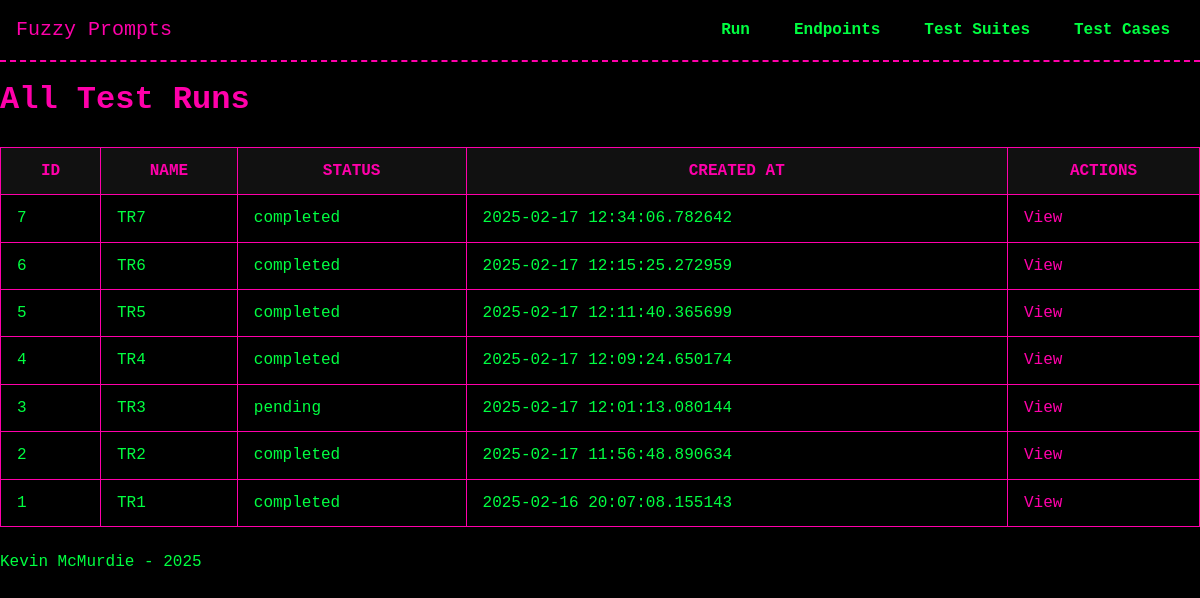
Before: /test_runs/ with the older database file.
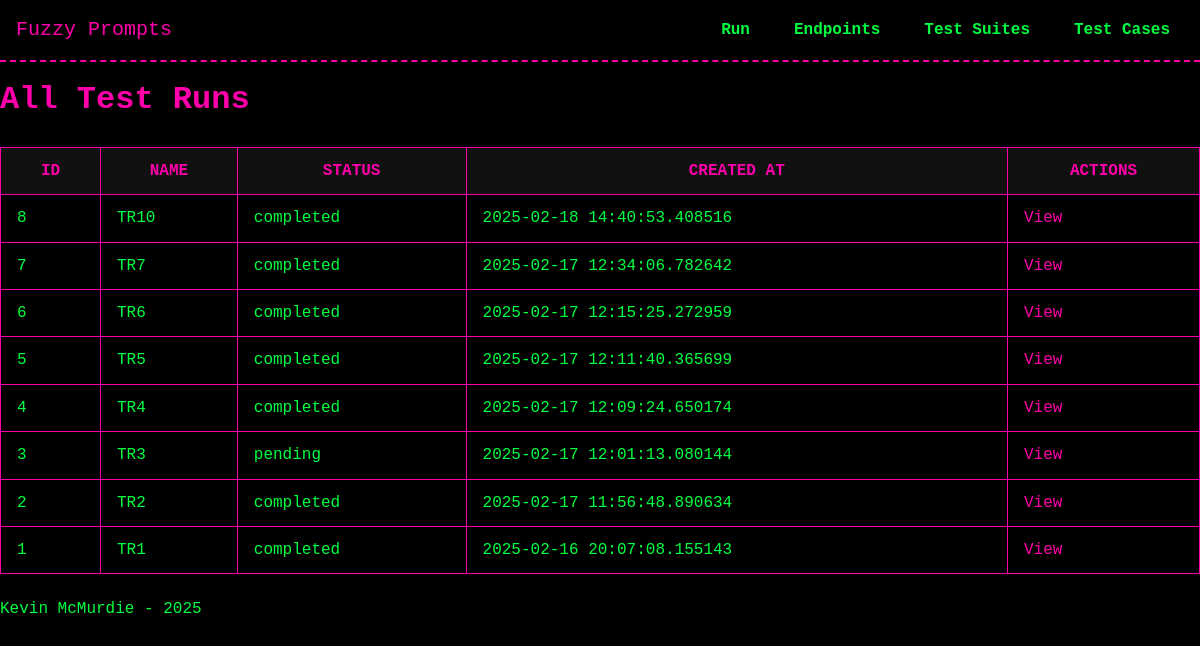
After: the same page with the newer database file.
### models/model_TestRun.py (models this page shows, shortened)
class TestRun(db.Model):
    __tablename__ = 'test_runs'
    id = db.Column(db.Integer, primary_key=True)
    name = db.Column(db.String(255), nullable=False)
    created_at = db.Column(db.DateTime, default=datetime.now)
    finished_at = db.Column(db.DateTime, nullable=True)
    status = db.Column(db.String(50), default="pending")
    transformations = db.Column(db.JSON, nullable=True)
    current_sequence = db.Column(db.Integer, default=0)
    endpoint_id = db.Column(
        db.Integer,
        db.ForeignKey("endpoints.id", ondelete="SET NULL"),
        nullable=True
    )
    endpoint = db.relationship("Endpoint", back_populates="test_runs", passive_deletes=True)
    test_suites = db.relationship('TestSuite', secondary=test_run_suites, back_populates='test_runs')
    executions = db.relationship('TestExecution', back_populates='test_run',
                               order_by='TestExecution.sequence',
                               cascade='all, delete-orphan')

### routes/test_runs.py (the view)
@test_runs_bp.route('/', methods=['GET'])
def list_test_runs():
    page = request.args.get('page', 1, type=int)
    pagination = TestRun.query.order_by(TestRun.id.desc()).paginate(page=page, per_page=10, error_out=False)
    runs = pagination.items
    return render_template('test_runs/list_test_runs.html', test_runs=runs, pagination=pagination)

### templates/test_runs/list_test_runs.html (shortened to what this page needs)
{% extends "base.html" %}
{% block head %}
  <link rel="stylesheet" href="{{ url_for('static', filename='css/tables.css') }}">
{% endblock %}
{% block content %}
<h1>All Test Runs</h1>
{% if test_runs %}
  <table>
    <thead>
      <tr>
        <th>ID</th>
        <th>Name</th>
        <th>Status</th>
        <th>Created At</th>
        <th>Actions</th>
      </tr>
    </thead>
    <tbody>
      {% for run in test_runs %}
        <tr>
          <td>{{ run.id }}</td>
          <td>{{ run.name or 'N/A' }}</td>
          <td>{{ run.status or 'pending' }}</td>
          <td>{{ run.created_at or 'N/A' }}</td>
          <td>
            <a href="{{ url_for('test_runs_bp.view_test_run', run_id=run.id) }}">View</a>
          </td>
        </tr>
      {% endfor %}
    </tbody>
  </table>
{% else %}
  <p>No test runs found.</p>
{% endif %}
{% endblock %}

### templates/base.html (shortened to what this page needs)
<!DOCTYPE html>
<html lang="en">
<head>
  <link rel="stylesheet" href="{{ url_for('static', filename='css/theme.css') }}">
  <link rel="stylesheet" href="{{ url_for('static', filename='css/navbar.css') }}">
  {% block head %}{% endblock %}
</head>
<body>
  <header>
    <nav class="navbar">
      <div class="nav-brand">
        <a href="{{ url_for('core_bp.index') }}">Fuzzy Prompts</a>
      </div>
      <ul class="nav-links">
        <li class="dropdown">
          <a href="#">Run</a>
        </li>
        <li class="dropdown">
          <a href="#">Endpoints</a>
        </li>
        <li class="dropdown">
          <a href="#">Test Suites</a>
        </li>
        <li class="dropdown">
          <a href="#">Test Cases</a>
        </li>
      </ul>
    </nav>
  </header>
  <main>
    {% block content %}{% endblock %}
  </main>
  <footer>
    <p>Kevin McMurdie - 2025</p>
  </footer>
</body>
</html>

### static/css/theme.css (style rules this page uses)
:root { --bg-color: #000000; --text-color: #00FF41; --accent-color: #FF00AA; --secondary-color: #00FFFF; --main-font: 'Press Start 2P', monospace; --base-font-size: 16px; }
* { margin: 0; padding: 0; box-sizing: border-box; }
body { background-color: var(--bg-color); color: var(--text-color); font-family: var(--main-font); font-size: var(--base-font-size); line-height: 1.4; }
a { color: var(--accent-color); text-decoration: none; }
h1, h2, h3, h4, h5, h6 { color: var(--accent-color); margin: 1rem 0 0.5rem; }

### static/css/navbar.css (style rules this page uses)
.navbar { display: flex; align-items: center; justify-content: space-between; background-color: var(--bg-color); border-bottom: 2px dashed var(--accent-color); padding: 1rem; }
.nav-brand a { color: var(--accent-color); text-decoration: none; font-size: 1.25rem; }
.nav-links { list-style: none; display: flex; gap: 1rem; }
.nav-links a { color: var(--text-color); font-weight: 600; padding: 0.5rem 0.75rem; border: 2px solid transparent; transition: border-color 0.2s; }
.nav-links li.dropdown { position: relative; }

### static/css/tables.css (style rules this page uses)
table { width: 100%; border-collapse: collapse; margin: 1.5rem 0; }
th, td { padding: 0.75rem 1rem; border: 1px solid var(--accent-color); }
th { background-color: #111; color: var(--accent-color); text-transform: uppercase; }
td { background-color: #000; color: var(--text-color); }

Changed rows visible on the page:
added TestRun: id "8", name "TR10", status "completed", created_at "2025-02-18 14:40:53.408516"
